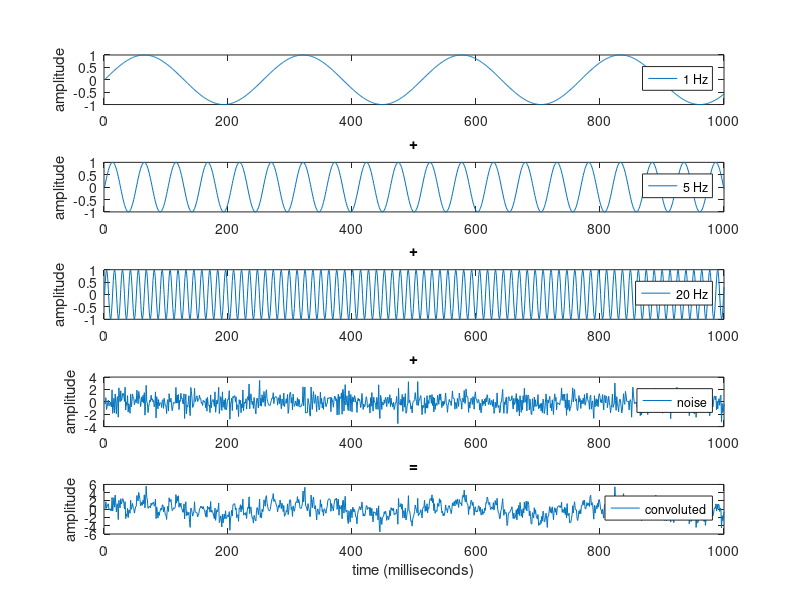
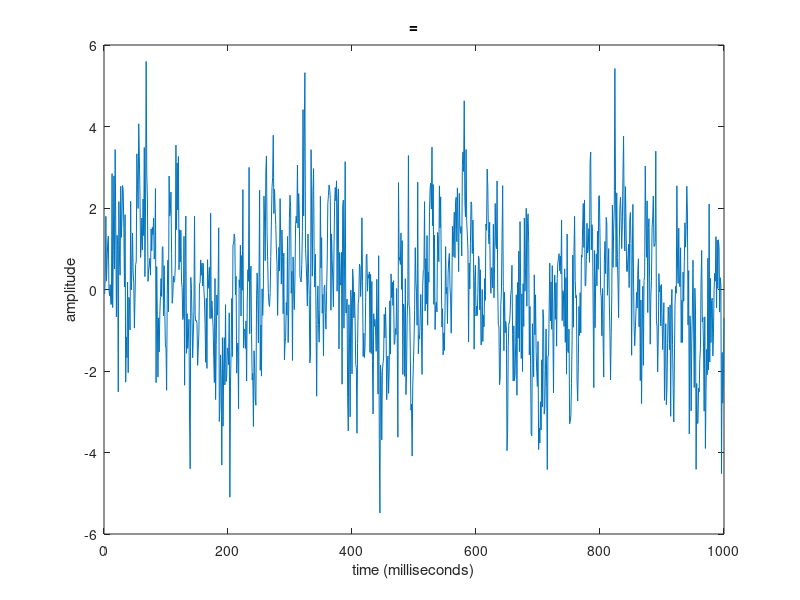
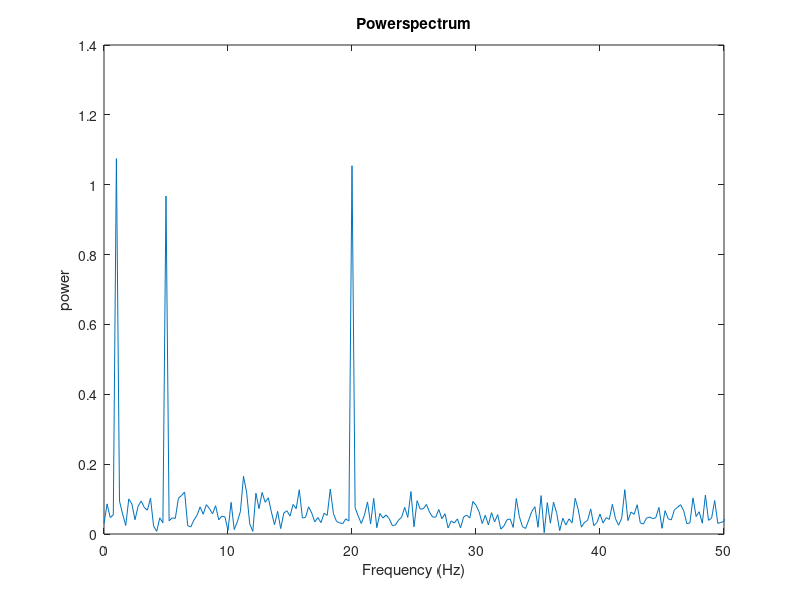

Write MATLAB code to recreate these figures, in order. (Note: this script raises an error after producing the figures.)
close all
clc
noise_on = 1;

Fs = 256;                    % Sampling frequency
T = 1/Fs;                     % Sample time
L = 1000;                     % Length of signal
t = (0:L-1)*T;                % Time vector
% Sum of a 1Hz, 5Hz and 20Hz sinusoid
x1 = sin(2*pi*t);
x2 = sin(2*pi*5*t);
x3 = sin(2*pi*20*t);
x = x1 + x2 + x3;
noise = randn(size(t));
% x = 0.5*sin(2*pi*2*t) + sin(2*pi*8*t) + sin(2*pi*15*t); 
if noise_on == 1
    y = x + noise;     % Sinusoids plus noise
    figure;
    subplot(5,1,1); plot(x1); xlabel(''); ylabel('amplitude'); title('');   legend('1 Hz', 'NorthEastInside');
    subplot(5,1,2); plot(x2); xlabel(''); ylabel('amplitude'); title('+');  legend('5 Hz', 'NorthEastInside');
    subplot(5,1,3); plot(x3); xlabel(''); ylabel('amplitude'); title('+');  legend('20 Hz', 'NorthEastInside');
    subplot(5,1,4); plot(noise);          ylabel('amplitude'); title('+');  legend('noise', 'NorthEastInside');
    subplot(5,1,5); plot(y);  xlabel('time (milliseconds)'); ylabel('amplitude'); title('=');   legend('convoluted', 'NorthEastInside');
elseif noise_on == 0
    y = x ; %+ randn(size(t));     % Sinusoids plus noise
    figure;
    subplot(4,1,1); plot(x1); xlabel(''); ylabel('amplitude'); title('');   legend('1 Hz', 'NorthEastInside');
    subplot(4,1,2); plot(x2); xlabel(''); ylabel('amplitude'); title('+');   legend('5 Hz', 'NorthEastInside');
    subplot(4,1,3); plot(x3); xlabel(''); ylabel('amplitude'); title('+');   legend('20 Hz', 'NorthEastInside');
    subplot(4,1,4); plot(y);  xlabel('time (milliseconds)'); ylabel('amplitude'); title('=');   legend('convoluted', 'NorthEastInside');
end

figure; plot(y); xlabel('time (milliseconds)'); ylabel('amplitude'); title('=');
% plot(Fs*t,y)
% title('Signal Corrupted with Zero-Mean Random Noise')
% xlabel('time (milliseconds)'); ylabel('signal amplitude');

NFFT = 2^nextpow2(L); % Next power of 2 from length of y
Y = fft(y,NFFT)/L;
f = Fs/2*linspace(0,1,NFFT/2+1);

% Plot single-sided amplitude spectrum.
figure; plot(f,2*abs(Y(1:NFFT/2+1))) 
xlim([0 50]);
title('Powerspectrum')
xlabel('Frequency (Hz)')
ylabel('power')



%%
close all
noise = 1;

Fs = 256;                    % Sampling frequency
T = 1/Fs;                     % Sample time
L = 1000;                     % Length of signal
t = (0:L-1)*T;                % Time vector
% Sum of a 50 Hz sinusoid and a 120 Hz sinusoid
x = 0.5*sin(2*pi*10*t) + sin(2*pi*50*t); 

x1 = zeros(size(x));
for i = 1:.1:20
    x1 = x1 + (1/i)*sin(2*pi*i*t);
end

x2 = [];clc
for i = 9:.1:11
    % make nice alpha band
end

x=x1+x2;

if noise == 1
    y = x + randn(size(t));     % Sinusoids plus noise
elseif noise == 0    
    y = x ; %+ randn(size(t));     % Sinusoids plus noise
end
figure; plot(Fs*t,y)
title('Signal Corrupted with Zero-Mean Random Noise')
xlabel('time (milliseconds)')

NFFT = 2^nextpow2(L); % Next power of 2 from length of y
Y = fft(y,NFFT)/L;
f = Fs/2*linspace(0,1,NFFT/2+1);

% Plot single-sided amplitude spectrum.
figure; plot(f,2*abs(Y(1:NFFT/2+1))) 
title('Single-Sided Amplitude Spectrum of y(t)')
xlabel('Frequency (Hz)')
ylabel('|Y(f)|')

